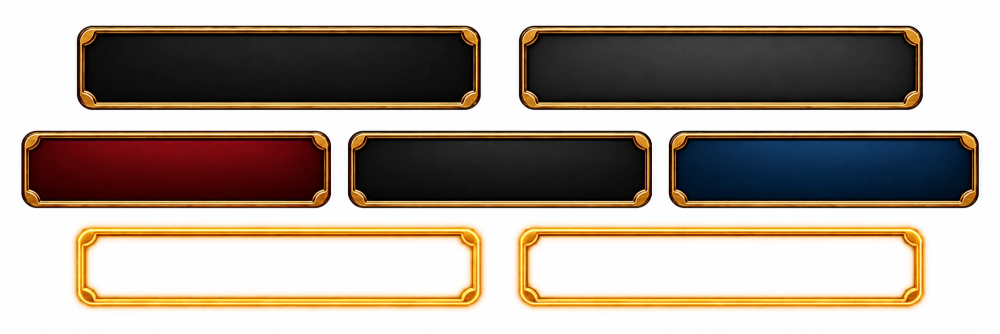
#> input picture Assets/ArtSources/Poker/ui-panels-hires.png, 2000 x 667 px, found by its file name (shown at 1/2 size)
$ python key_poker_artwork.py
#> lines starting #> are read from the running program, lines starting #| are printed output that depends on the picture; after the words box and inside, x2 and y2 are one past the last pixel; in counts of white or black regions, pixels touching at a corner belong together
#!/usr/bin/env python3
"""Poistaa pokerin kuvien valkoisen taustan ja kirjoittaa RGBA-PNG:t.

Tausta = lähes valkoinen alue, joka koskettaa kuvan reunaa tai on riittävän iso
suljettu aukko (paneelien välit). Kuvan sisäiset valkoiset yksityiskohdat
(silmät, hampaat, kullan kiilto) säilyvät, koska ne eivät ole taustaa.
Vain taustan vieressä olevalle kapealle reunakaistalle tehdään pehmeä alpha ja
valkoisen värin poisto. Lähdekuvia ei muuteta.
Käyttö: python3 Tools/PokerAssets/key_poker_artwork.py
"""
import numpy as np
from collections import deque
from PIL import Image, ImageFilter
import os

UPSCALE_MIN_WIDTH = 1900   # jos lähdekuva on tätä kapeampi, se suurennetaan 2x; muuten käytetään sellaisenaan
UPSCALE = 2   # Unity suurentaa 1280x720-kuvan ruudulle; Lanczos 2x + kevyt terävöinti on tarkempi kuin pelkkä bilineaarinen suurennus
ART = os.environ.get("POKER_ART", "Assets/Resources/Poker/Artwork")
# (lähde, tulos). Pöytäkuva on nyt valmis TableScene.jpg, joten vain paneeliatlas keyataan.
# Tarkempi atlas (ArtSources/Poker/ui-panels-hires.png) käytetään, jos se on olemassa.
HIRES_PANELS = "Assets/ArtSources/Poker/ui-panels-hires.png"
JOBS = [(HIRES_PANELS if os.path.exists(HIRES_PANELS) else "Panels.jpg", "PanelsKeyed.png")]
CORE, MIN_POCKET, BAND = 0.90, 16, 2
FRINGE, GREY_MIN, GREY_SAT, FRINGE_PASSES = 0.60, 0.30, 0.14, 5   # vaalea JPEG-reunus syödään taustaa vasten, kunnes tulee tumma ääriviiva

def smooth(lo, hi, x):
    t = np.clip((x - lo) / (hi - lo), 0, 1)
    return t * t * (3 - 2 * t)

def dilate(m, n):
    for _ in range(n):
        d = m.copy()
        d[1:] |= m[:-1]; d[:-1] |= m[1:]; d[:, 1:] |= m[:, :-1]; d[:, :-1] |= m[:, 1:]
        m = d
    return m

def background(white, min_pocket):
    h, w = white.shape
    seen = np.zeros_like(white); bg = np.zeros_like(white)
    for sy in range(h):
        for sx in range(w):
            if not white[sy, sx] or seen[sy, sx]: continue
            comp = []; q = deque([(sy, sx)]); seen[sy, sx] = True; border = False
            while q:
                y, x = q.popleft(); comp.append((y, x))
                if y in (0, h - 1) or x in (0, w - 1): border = True
                for yy, xx in ((y+1, x), (y-1, x), (y, x+1), (y, x-1)):
                    if 0 <= yy < h and 0 <= xx < w and white[yy, xx] and not seen[yy, xx]:
                        seen[yy, xx] = True; q.append((yy, xx))
            if border or len(comp) >= min_pocket:
                ys, xs = zip(*comp); bg[ys, xs] = True
    return bg

for src, dst in JOBS:
    rgb = np.asarray(Image.open(src if os.path.exists(src) else os.path.join(ART, src)).convert("RGB")).astype(np.float32) / 255
    m = rgb.min(2)
    S = rgb.shape[1] / 1280.0                      # lähdekuvan koko suhteessa 1280x720-asetteluun
#> S = 1.56
    UPSCALE = 1 if rgb.shape[1] >= UPSCALE_MIN_WIDTH else 2
#> UPSCALE = 1
    min_pocket, band_px, passes = max(4, int(MIN_POCKET * S * S)), max(1, round(BAND * S)), max(1, round(FRINGE_PASSES * S))
#> min_pocket = 39; band_px = 3; passes = 8
    bg = background(m > CORE, min_pocket)
#> after the loop in background, `for sy in range(h):`:
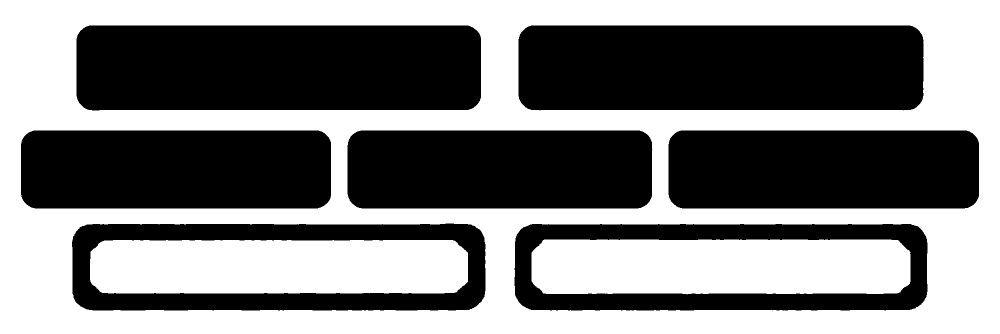
#> bg: shape (667, 2000) bool (shown at 1/2 size); 49.1% white; 3 white regions, box (x1, y1, x2, y2) and area: (0, 0, 2000, 667) 495328, (1063, 479, 1821, 589) 80709, (180, 480, 936, 587) 79092
    for _ in range(passes):
        # vaalea tai harmaa (väritön) reunapikseli taustaa vasten = JPEG-halo; iho ja värit säilyvät
        grey = (rgb.max(2) - m < GREY_SAT) & (m > GREY_MIN)
        bg |= dilate(bg, 1) & ~bg & ((m > FRINGE) | grey)
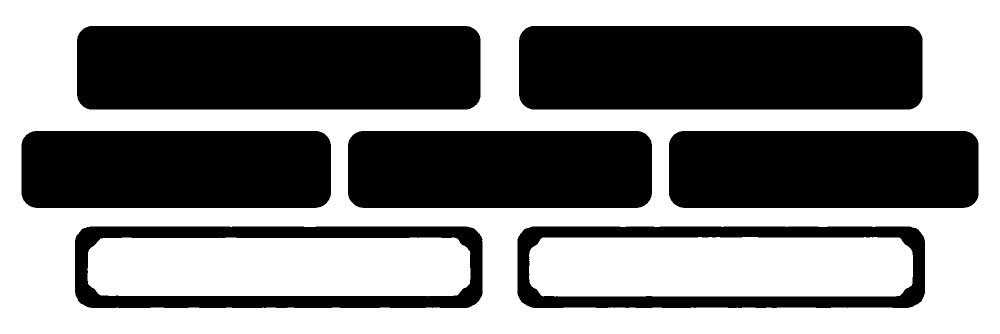
#> bg: shape (667, 2000) bool (shown at 1/2 size); 52.3% white; 7 black regions, largest, box (x1, y1, x2, y2) and area: (1038, 52, 1845, 219) 133967, (154, 52, 961, 219) 133959, (1338, 262, 1957, 416) 94530
    band = dilate(bg, band_px) & ~bg
#> band: shape (667, 2000) bool; 3.4% white; 9 white regions, largest, box (x1, y1, x2, y2) and area: (154, 52, 961, 219) 5610, (1038, 52, 1845, 219) 5610, (1035, 453, 1850, 616) 5608
    a = np.ones(m.shape, np.float32)
    a[bg] = 0
    a[band] = 1 - smooth(.45, .85, m[band])
    out = rgb.copy()
    k = band & (a > .02)
    out[k] = np.clip((rgb[k] - (1 - a[k, None])) / a[k, None], 0, 1)
    # Läpinäkyvien pikselien väri naapurista, ettei bilineaarinen suodatus tuo valkoista.
    known = (a > .5)
    for _ in range(8):
        grow = dilate(known, 1) & ~known
        acc = np.zeros_like(out); cnt = np.zeros(m.shape, np.float32)
        for dy, dx in ((1,0),(-1,0),(0,1),(0,-1)):
            ks = np.roll(known, (dy, dx), (0, 1)); vs = np.roll(out, (dy, dx), (0, 1))
            acc += vs * ks[..., None]; cnt += ks
        f = grow & (cnt > 0)
        out[f] = acc[f] / cnt[f, None]; known |= f
#> this loop made 8 passes
#> pass 1, `grow = dilate(known, 1) & ~known`:
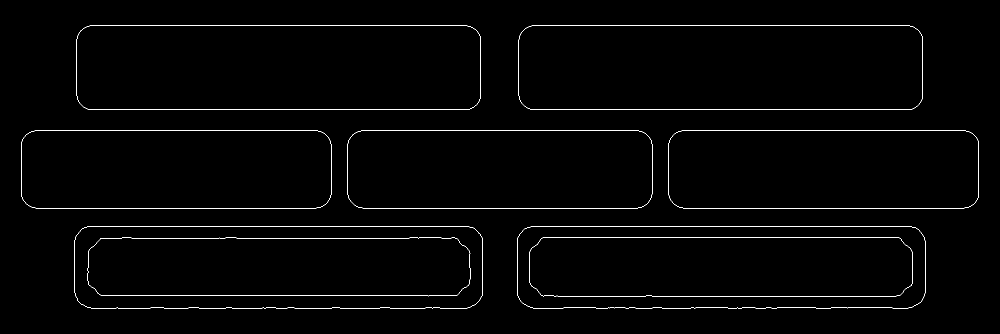
#> grow: shape (667, 2000) bool (shown at 1/2 size); 1.1% white in thin lines or dots, all inside (x1, y1, x2, y2) = (42, 51, 1958, 617)
#> after the loop:
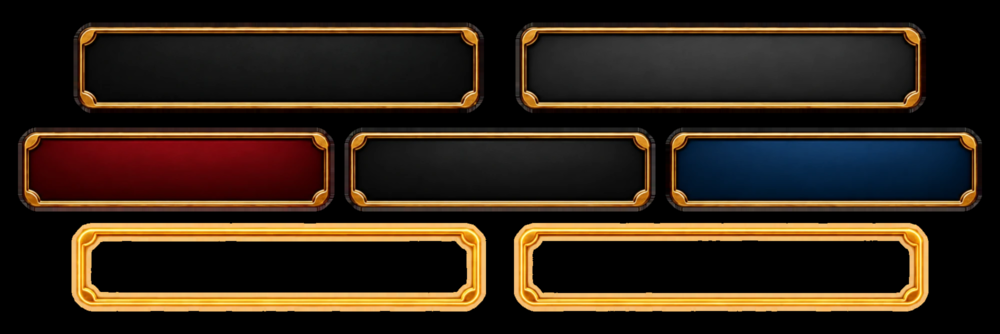
#> acc: shape (667, 2000, 3) float32 (shown at 1/2 size); mean R, G, B 0.8, 0.585, 0.373; drawn with min black and max white
#> after the loop:
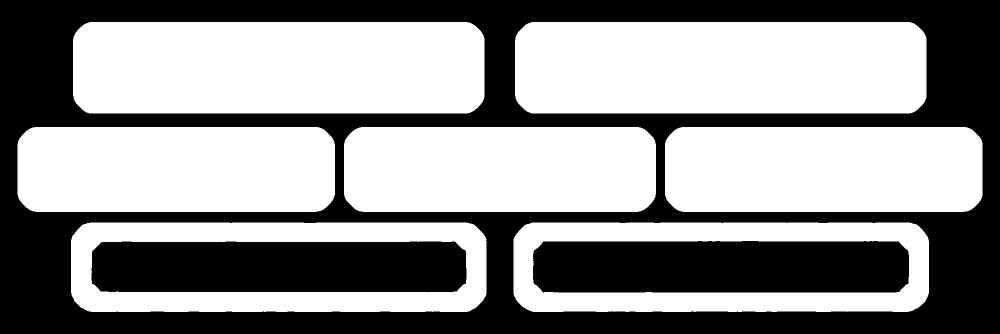
#> known: shape (667, 2000) bool (shown at 1/2 size); 56.9% white; 3 black regions, box (x1, y1, x2, y2) and area: (0, 0, 2000, 667) 425324, (1066, 482, 1818, 585) 75797, (183, 483, 933, 585) 74155
#> after the loop:
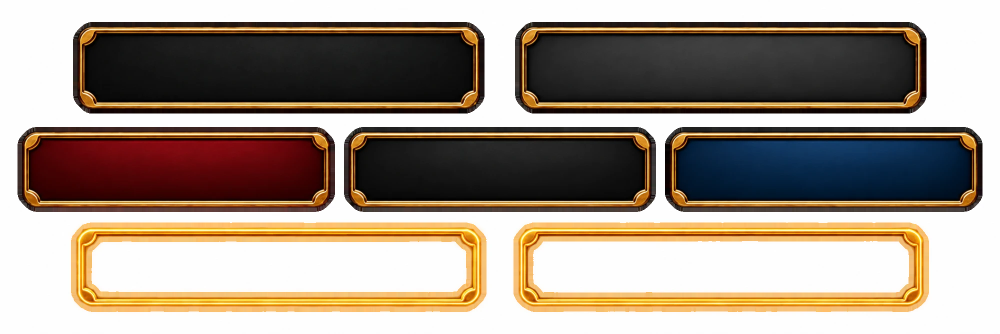
#> out: shape (667, 2000, 3) float32 (shown at 1/2 size); mean R, G, B 0.637, 0.582, 0.527
    h, w = a.shape; size = (w * UPSCALE, h * UPSCALE)
#> after `h, w = a.shape`: h = 667; w = 2000
#> after `size = (w * UPSCALE, h * UPSCALE)`: size = (2000, 667)
    if UPSCALE == 1:
        Image.fromarray((np.dstack([out, a]) * 255 + .5).astype(np.uint8), "RGBA").save(os.path.join(ART, dst)); print(dst, "valmis (ei suurennusta)"); continue
#> after `Image.fromarray((np.dstack([out, a]) * 255 + 0.5).astype(np.uint8), 'R`:
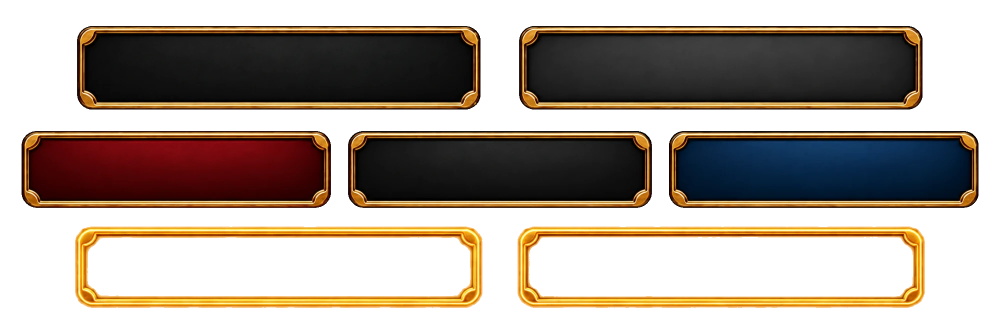
#> saved as PanelsKeyed.png: PIL image 2000x667 RGBA (shown at 1/2 size); mean R, G, B, A 162.1, 148, 134, 121.4; transparent parts drawn white
#| PanelsKeyed.png valmis (ei suurennusta)
    pre = out * a[..., None]                       # premultiplied: ei valkoista vuotoa reunoille
    chans = [np.asarray(Image.fromarray(pre[..., c].astype(np.float32), "F").resize(size, Image.LANCZOS)) for c in range(3)]
    alpha = np.clip(np.asarray(Image.fromarray(a.astype(np.float32), "F").resize(size, Image.LANCZOS)), 0, 1)
    rgb2 = np.clip(np.dstack(chans) / np.maximum(alpha[..., None], .02), 0, 1)
    rgb_img = Image.fromarray((rgb2 * 255 + .5).astype(np.uint8), "RGB").filter(ImageFilter.UnsharpMask(radius=1.6, percent=55, threshold=2))
    rgba = np.dstack([np.asarray(rgb_img).astype(np.float32) / 255, alpha])
    Image.fromarray((rgba * 255 + .5).astype(np.uint8), "RGBA").save(os.path.join(ART, dst))
    print(dst, "tausta", round(float(bg.mean()), 3), "kaista-px", int(band.sum()))
